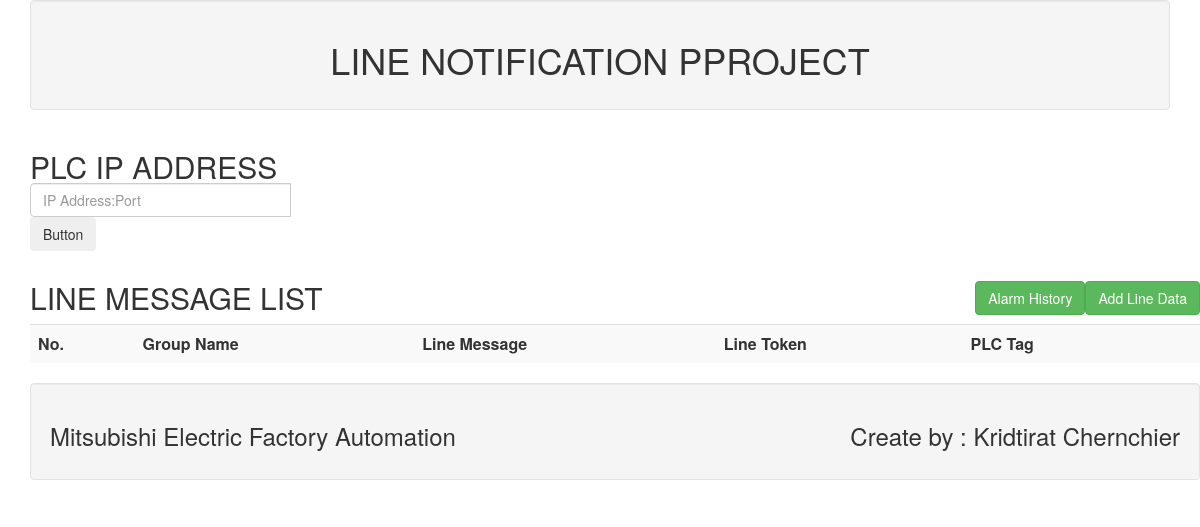
Before: / with the older database file.
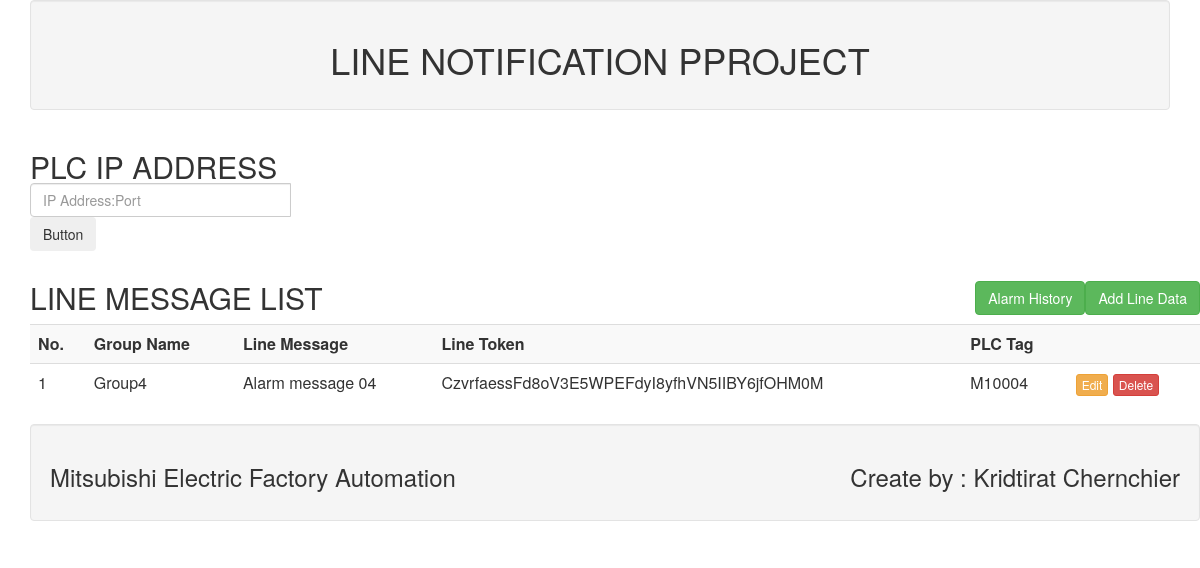
After: the same page with the newer database file.
### apprun.py (models this page shows, shortened)
class Linenotify(db.Model):
    id = db.Column(db.Integer,primary_key=True)
    linegroup = db.Column(db.String(100))
    linemsg = db.Column(db.String(50))
    linetoken = db.Column(db.String(200))
    lineplc = db.Column(db.String(200))

### apprun.py (the view)
@app.route('/')
def Index():
    all_line = Linenotify.query.all()
    return render_template("index.html", all_lines=all_line)

### templates/index.html (shortened to what this page needs)
{% include "header.html" %}
<link href="{{url_for('static', filename = 'css/bootstrap.min.css')}}" rel="stylesheet">
{% block body %}
<div class="container">
    <div class="row">
        <div class="col md-12">
            <h2> PLC IP ADDRESS
                <div class="input-group mb-3">
                    <input type="text" class="form-control" placeholder="IP Address:Port"
                        aria-label="Recipient's username" aria-describedby="button-addon2">
                    <button class="btn btn-outline-secondary" type="button" id="button-addon2">Button</button>
                </div>
            </h2>
        </div>
    </div>
</div>
<div class="container">
    <div class="row">
        <div class="col md-12">
            <h2>LINE MESSAGE LIST
                <button type="button" class="btn btn-success  pull-right" data-toggle="modal" data-target="#myModal">Add
                    Line Data</button>
                <button type="button" class="btn btn-success  pull-right" data-toggle="modal"
                    data-target="#myModal">Alarm History</button>
            </h2>
            <table class="table table-striped">
                <tr>
                    <th>No.</th>
                    <th>Group Name</th>
                    <th>Line Message</th>
                    <th>Line Token</th>
                    <th>PLC Tag</th>
                    <th></th>
                </tr>
                {% for row in all_lines %}
                <tr>
                    <td>{{row.id}}</td>
                    <td>{{row.linegroup}}</td>
                    <td>{{row.linemsg}}</td>
                    <td>{{row.linetoken}}</td>
                    <td>{{row.lineplc}}</td>
                    <td>
                        <a href="/update/{{row.id}}" class="btn btn-warning btn-xs" data-toggle="modal"
                            data-target="#modaledit{{row.id}}">Edit</a>
                        <a href="/delete/{{row.id}}" class="btn btn-danger btn-xs"
                            onclick="return confirm('Are You Sure For Delete?')">Delete</a>
                    </td>
                </tr>
                {% endfor %}
            </table>
        </div>
        {% include "footer.html" %}
    </div>
</div>
{% endblock %}

### templates/header.html (shortened to what this page needs)
<html>
<head>
    <link href="{{url_for('static', filename = 'css/bootstrap.min.css')}}" rel="stylesheet">
</head>
<body>
<div class="container">
    <div class="well text-center">
        <h1>LINE NOTIFICATION PPROJECT</h1>
    </div>

### templates/footer.html
     <div class="well">
        <h3>Mitsubishi Electric Factory Automation
            <span class="pull-right">Create by : Kridtirat Chernchier</span>
        </h3>
    </div>

Changed rows visible on the page:
added Linenotify: id "1", linegroup "Group4", linemsg "Alarm message 04", linetoken "CzvrfaessFd8oV3E5WPEFdyI8yfhVN5IIBY6jfOHM0M", lineplc "M10004"
